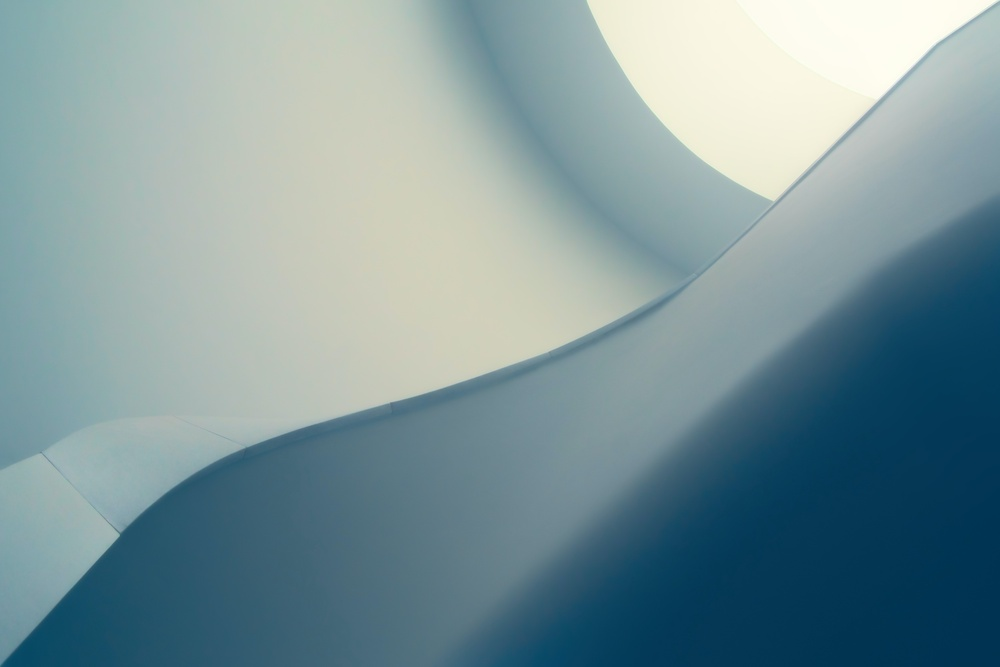
#> input picture imgs/body_bg.jpg, 1000 x 667 px, shrunk from 5363 x 3575 before the run
$ python -i edgesDetection.py   (imports and definitions only)
#> lines starting #> are read from the running program, lines starting #| are printed output that depends on the picture
import cv2
import numpy as np


def getEdges(imgPath):
#> called with imgPath = 'imgs/body_bg.jpg'
    img=cv2.imread(imgPath)
#> img is the input picture: shape (667, 1000, 3); mean B, G, R 153.9, 148.9, 123.3
    imgGray=cv2.cvtColor(img,cv2.COLOR_BGR2GRAY)
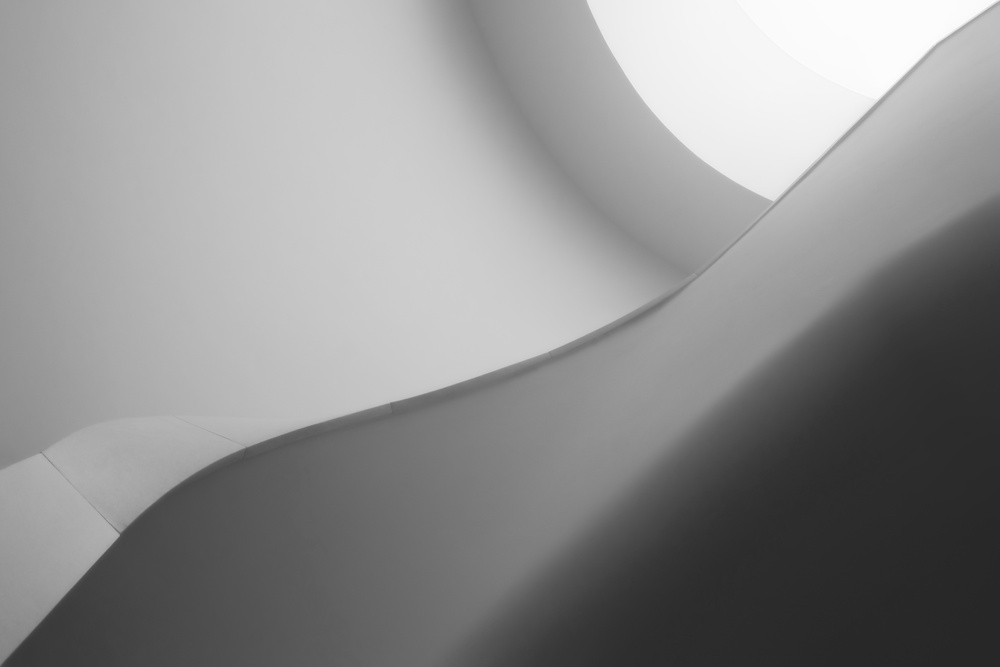
#> imgGray: shape (667, 1000); min 39, max 254, mean 141.8
    imgBlur=cv2.GaussianBlur(imgGray,(7,7),1)
    imgCanny=cv2.Canny(imgBlur,50,50)
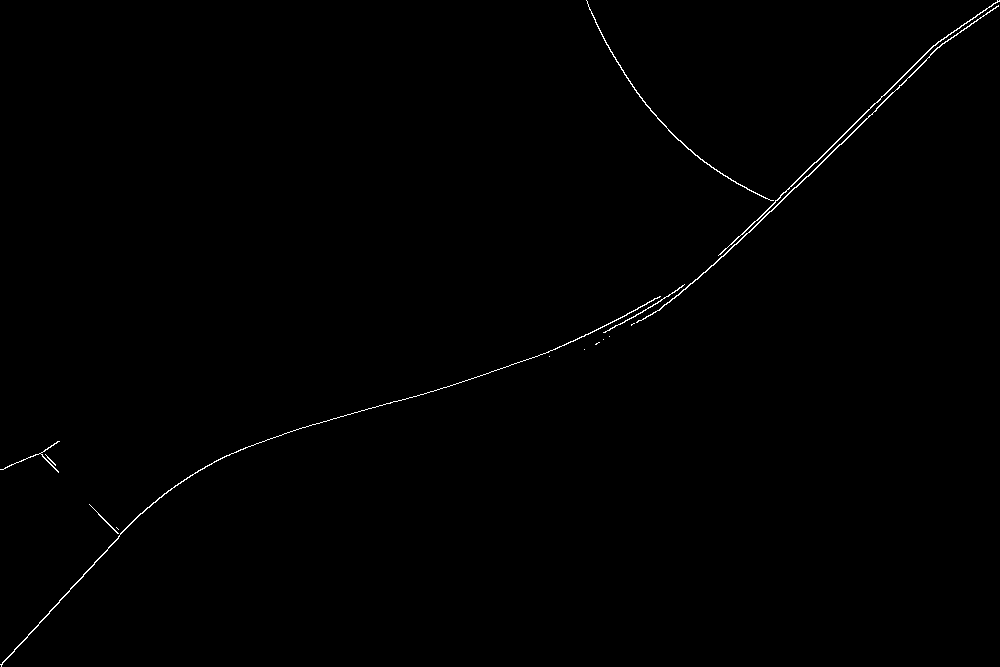
#> imgCanny: shape (667, 1000); 0.42% white in thin lines or dots
    imgBlank=np.zeros_like(img)
    cv2.imwrite(imgPath,imgCanny)
    return imgPath

>>> result = getEdges('imgs/body_bg.jpg')
